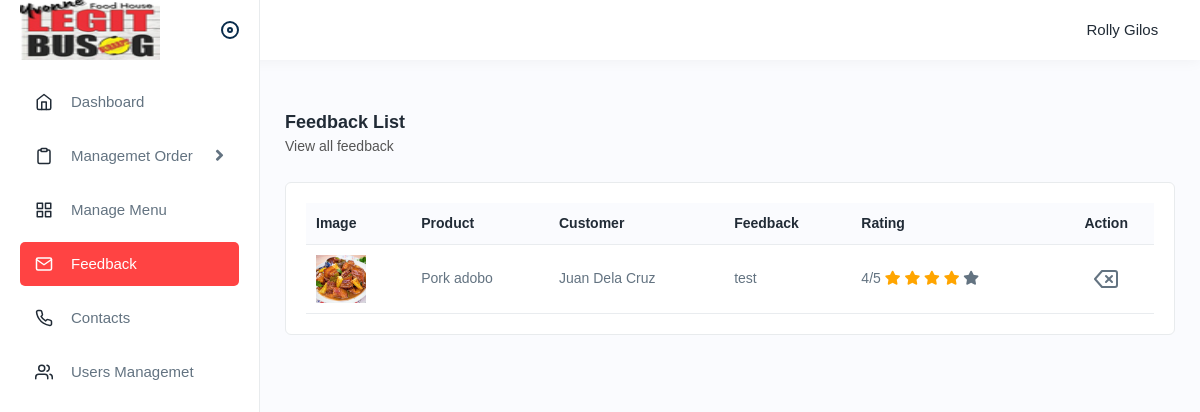
The app's page /v1/feedback/list (signed in), older data.
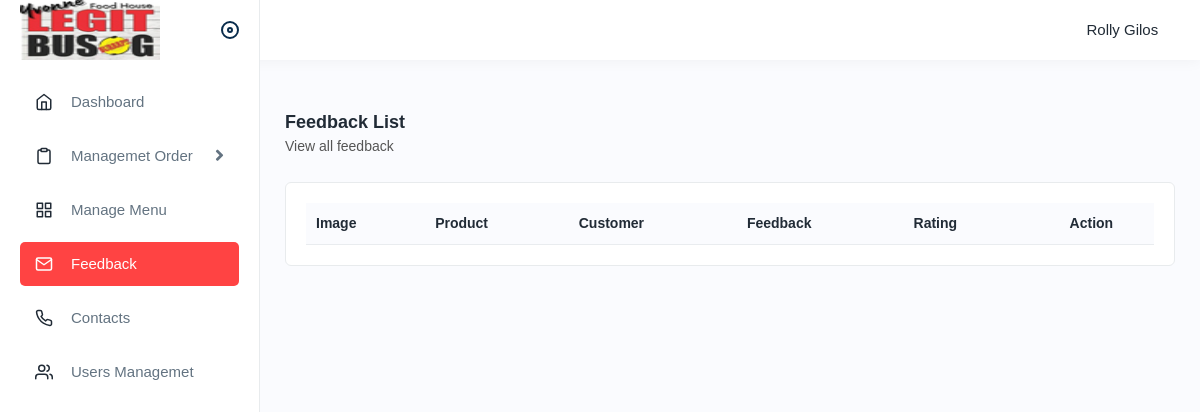
The same page, newer data.
### main/models.py (models this page shows, shortened)
class FeedBack(models.Model):
    user = models.ForeignKey(User, on_delete=models.CASCADE, null=False)
    order = models.ForeignKey(Order, on_delete=models.CASCADE, null=False)
    message = models.TextField(max_length=500, null=True)
    rating = models.IntegerField(null=True)
    date = models.DateTimeField(default=now)

class Order(models.Model):
    transaction_id = models.CharField(max_length=50, default=random_string)
    user = models.ForeignKey(User, on_delete=models.CASCADE, null=False)
    product = models.ForeignKey(
        ProductInfo, on_delete=models.CASCADE, null=False)
    quantity = models.IntegerField()
    status = models.CharField(max_length=50)
    total_amount = models.IntegerField(null=True)
    date = models.DateTimeField(default=now, null=True)
    is_rated = models.BooleanField(null=True)
    note = models.TextField(max_length=1000, null=True)

class ProductInfo(models.Model):
    user = models.ForeignKey(User, on_delete=models.SET_NULL, null=True)
    name = models.CharField(max_length=100, null=False)
    category = models.CharField(max_length=50, null=False)
    price = models.IntegerField()
    PrepTime = models.CharField(max_length=100)
    description = models.TextField()
    image = models.ImageField(upload_to='product')
    availability = models.BooleanField(default=True)
    ratings = models.FloatField(null=True, default=5)
    createdDate = models.DateTimeField(default=now)

### main/decorators.py (the view)
        def wrapper_func(response, *args, **kwargs):
            group = None
            if response.user.groups.exists():
                group = response.user.groups.all()[0].name
                if group in allowed_roles:
                    return view_func(response, *args, **kwargs)
                else:
                    return HttpResponse('You are not authorize to view this page')
            return HttpResponse('You are not authorize to view this page')

### main/views.py (called while the page is built)
@login_required
@allowed_users(allowed_roles=['admin'])
def adminViewFeedback(response):
    feedbacks = FeedBack.objects.all()
    return render(response, 'main/admin/feedbacklist.html', {
        'feedbacks': feedbacks,
    })  # Admin

### main/templates/main/admin/feedbacklist.html (shortened to what this page needs)
{% extends '../admin-layout.html' %}
{% block content %}
<div class="content">
    {% load static %}
    <div class="page-header">
        <div class="page-title">
            <h4>Feedback List</h4>
            <h6>View all feedback</h6>
        </div>
    </div>
    <div class="card">
        <div class="card-body">
            <div class="table-responsive">
                <table id="example" class="table">
                    <thead>
                        <tr>
                            <th>Image</th>
                            <th>Product</th>
                            <th>Customer</th>
                            <th>Feedback</th>
                            <th>Rating</th>
                            <th class="text-center">Action</th>
                        </tr>
                    </thead>
                    {% for feedback in feedbacks %}
                    <tbody>
                        <tr>
                            <td>
                                <a href="{{ feedback.order.product.image.url }}">
                                    <img width="50" src="{{ feedback.order.product.image.url }}">
                                </a>
                            </td>
                            <td>
                                {{ feedback.order.product.name }}
                            </td>
                            <td>{{ feedback.order.user.first_name | title}} {{ feedback.order.user.last_name | title}}
                            </td>
                            <td>{{ feedback.message}}</td>
                            <td>
                                <div class="d-flex justify-content-between align-items-center">
                                    <div class="rating">
                                        {% if feedback.rating == 1 %}
                                        <span>{{ feedback.rating }}/5</span>
                                        <span class="fa fa-star checked"></span>
                                        <span class="fa fa-star"></span>
                                        <span class="fa fa-star"></span>
                                        <span class="fa fa-star"></span>
                                        <span class="fa fa-star"></span>
                                        {% elif feedback.rating == 4 %}
                                        <span>{{ feedback.rating }}/5</span>
                                        <span class="fa fa-star checked"></span>
                                        <span class="fa fa-star checked"></span>
                                        <span class="fa fa-star checked"></span>
                                        <span class="fa fa-star checked"></span>
                                        <span class="fa fa-star"></span>
                                        {% endif %}
                                    </div>
                                </div>
                            </td>
                            <td class="text-center">
                                <a type="button" data-bs-toggle="modal" id=""
                                   data-bs-target="#delModal{{ feedback.id }}">
                                    <i data-feather="delete"></i>
                                </a>
                            </td>
                        </tr>
                    </tbody>
                    {% endfor %}
                </table>
            </div>
        </div>
    </div>
</div>
{% endblock %}

Row changes from the older to the newer data that the page shows:
removed FeedBack: order.product.image (picture), order.product.name "Pork adobo", order.user.first_name "Juan", order.user.last_name "Dela Cruz", message "test", rating "4"
